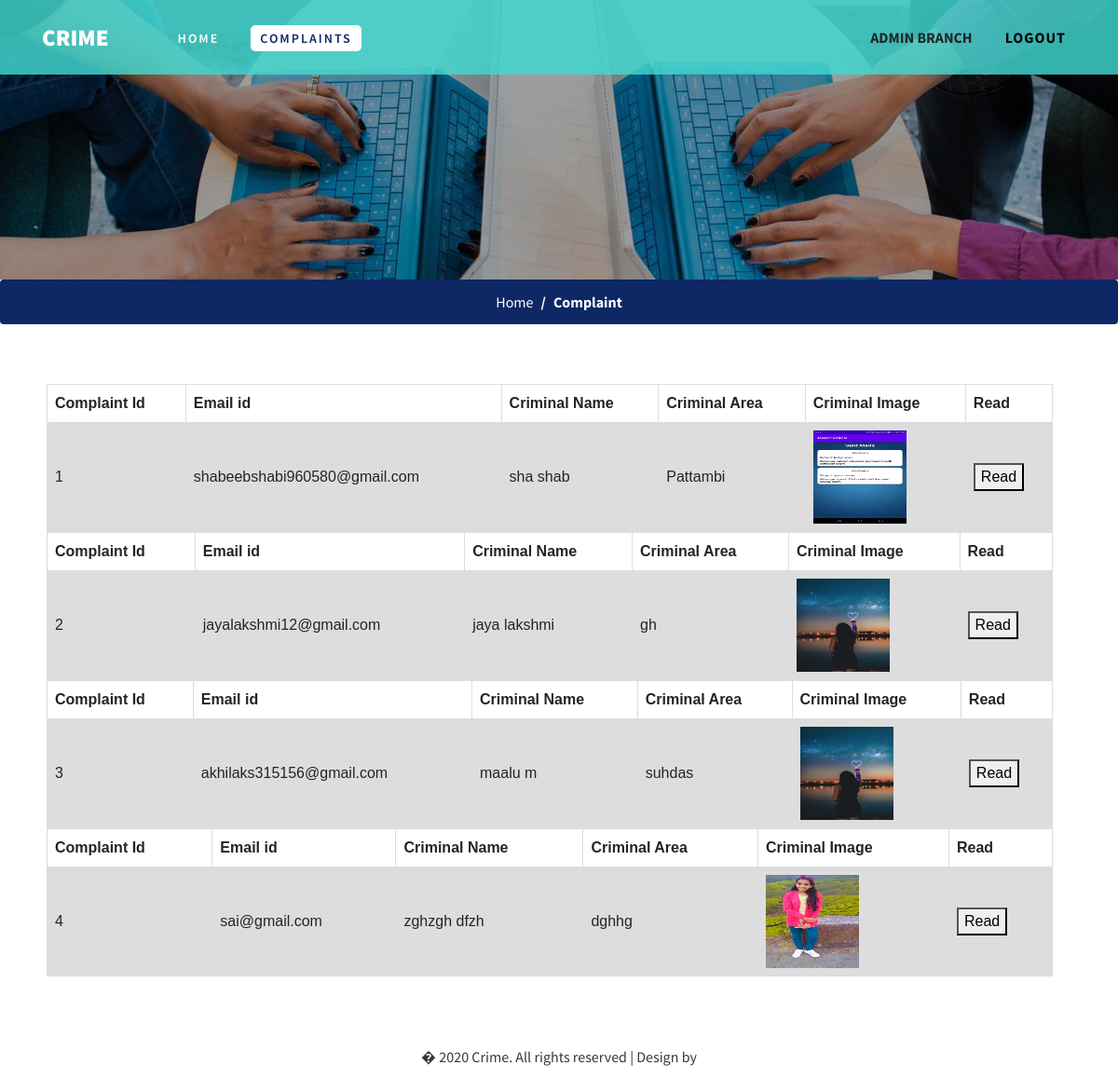
Page /viewcomp (signed in) on the committed database.
### crime/models.py (models this page shows)
class complaint_details(models.Model):
    Email = models.EmailField()
    firstname = models.CharField(max_length=100)
    lastname = models.CharField(max_length=100)
    cname = models.CharField(max_length=100)
    carea = models.CharField(max_length=800)
    wip = models.CharField(max_length=500)
    detail = models.CharField(max_length=2000)
    reply=models.CharField(max_length=200,null=True,blank=True)
    image = models.ImageField(upload_to="image")

### crime/views.py (the view)
# urls.py: path("viewcomp", views.viewcomp, name="viewcomp"),
def viewcomp(request):
    com=complaint_details.objects.all()
    bn = request.session['bnname']
    return render(request,"comp.html",{'com':com,'bn':bn})

### template/comp.html (shortened to what this page needs)
{% load static %}
<!DOCTYPE html>
<html lang="zxx">
<head>
    <link href="{%static 'css/bootstrap.min.css' %}" type="text/css" rel="stylesheet" media="all">
    <link href="{%static 'css/style.css' %}" type="text/css" rel="stylesheet" media="all">
    <link href="{%static 'css/font-awesome.min.css' %}" rel="stylesheet">
</head>
<body>
    <header>
        <div class="container">
            <nav class="navbar navbar-expand-lg navbar-light p-0">
                    <h1><a class="navbar-brand" href="policehome">Crime
                        </a></h1>
                    <div class="collapse navbar-collapse" id="navbarSupportedContent">
                        <ul class="ml-lg-5 navbar-nav mr-lg-auto">
                            <li class="nav-item mr-lg-4 mt-lg-0 mt-sm-4 mt-3">
                                <a href="policehome">Home</a>
                            </li>
                            <li class="nav-item  active dropdown mr-lg-4 my-lg-0 my-sm-4 my-3">
                                <a href="#" id="navbarDropdown" role="button" data-toggle="dropdown" aria-haspopup="true"
                                    aria-expanded="false">
                                    Complaints
                                </a>
                            </li>
                        </ul>
                            <ul>
                                <li class="nav-item dropdown mr-lg-4 my-lg-0 my-sm-4 my-3 text-uppercase font-weight-bold d-block">{{bn}} Branch</li>
                            </ul>
                            <button type="button" class="btn w3ls-btn text-uppercase font-weight-bold d-block" data-toggle="modal"
                            aria-pressed="false">
                                <a href="Run_Here" style="color: black;">Logout</a>
                        </button>
                    </div>
                </nav>
        </div>
    </header>
    <div class="inner-banner-w3ls">
    </div>
    <nav aria-label="breadcrumb">
        <ol class="breadcrumb d-flex justify-content-center bg-theme">
            <li class="breadcrumb-item">
                <a href="policehome" class="text-white">Home</a>
            </li>
            <li class="breadcrumb-item active text-white font-weight-bold" aria-current="page">Complaint</li>
        </ol>
    </nav>
    <section class="contact-w3pvt py-lg-5">
     {% for i in com %}
               <table style="width: 90%; margin-left: 50px;">
                   <tr><th>Complaint Id</th><th>Email id</th><th>Criminal Name</th><th>Criminal Area</th><th>Criminal Image</th><th>Read</th></tr>
                   <tr>
                       <td> {{i.id}}</td>
            <td>{{i.Email}}</td>
            <td> {{i.firstname}} {{i.lastname}}</td>
             <td>{{i.carea}}</td>
             <td> <img style="width: 100px; height: 100px" src="media/{{i.image}}"> </td>
             <td> <form action="viewcomp2" method="post">
                <button>Read</button>
             </form></td>
        </tr>
               </table>
               {% endfor %}
    </section>
    <div class="cpy-right text-center py-4">
        <p class="text-dark">� 2020 Crime. All rights reserved | Design by
        </p>
    </div>
</body>
</html>

### static/css/style.css (style rules this page uses)
body { font-family: 'Source Sans Pro', sans-serif; background: #fff; }
body a { transition: 0.5s all; -webkit-transition: 0.5s all; -moz-transition: 0.5s all; -o-transition: 0.5s all; -ms-transition: 0.5s all; text-decoration: none; outline: none; }
h1, h2, h3, h4, h5, h6 { margin: 0; font-family: 'Source Sans Pro', sans-serif; }
p { margin: 0; color: #777; font-size: 1em; line-height: 1.8; }
ul { margin: 0; padding: 0; }
ul { list-style-type: none; }
.bg-theme { background: #0d2865 !important; color: #fff; }
.navbar-light .navbar-brand, .navbar-light .navbar-brand:hover { color: #fff; }
.navbar-brand { color: #fff; font-size: 25px; font-weight: 800; text-transform: uppercase; line-height: 2; }
.w3ls-btn { font-size: 1em; letter-spacing: 1px; background: transparent; padding: 0 10px; border-radius: 0; color: #fff; }
li.nav-item a { color: #fff; text-transform: uppercase; font-weight: 600; letter-spacing: 2px; padding: 5px 10px; font-size: 14px; }
li.nav-item a:hover, li.nav-item.active a { color: #0d2865; background: #fff; border-radius: 5px; }
header { padding: 10px 0; background: rgba(65, 216, 209, 0.82); width: 100%; position: absolute; z-index: 9; }
.inner-banner-w3ls { background: url(../images/inner.jpg) no-repeat center; -webkit-background-size: cover; -moz-background-size: cover; -o-background-size: cover; -ms-background-size: cover; background-size: cover; min-height: 300px; position: relative; }
.inner-banner-w3ls:before { background: rgba(0, 0, 0, 0.37); position: absolute; content: ''; width: 100%; height: 100%; left: 0; top: 0; }
.breadcrumb-item+.breadcrumb-item::before { display: inline-block; padding-right: .5rem; color: #ffffff; content: "/"; }

### template/comp.html (style rules this page uses)
table { font-family: arial, sans-serif; border-collapse: collapse; width: 100%; }
td, th { border: 1px solid #dddddd; text-align: left; padding: 8px; }
tr:nth-child(even) { background-color: #dddddd; }

### rows in the picture
complaint_details: id "1", Email "shabeebshabi960580@gmail.com", firstname "sha", lastname "shab", carea "Pattambi", image (picture)
complaint_details: id "2", Email "jayalakshmi12@gmail.com", firstname "jaya", lastname "lakshmi", carea "gh", image (picture)
complaint_details: id "3", Email "akhilaks315156@gmail.com", firstname "maalu", lastname "m", carea "suhdas", image (picture)
complaint_details: id "4", Email "sai@gmail.com", firstname "zghzgh", lastname "dfzh", carea "dghhg", image (picture)

### other values in the picture
{{ bn }} "ADMIN"
